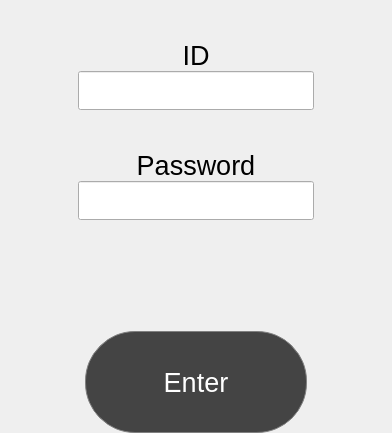
              <widget class="QWidget" name="copyRightPage">
               <layout class="QHBoxLayout" name="horizontalLayout_88" stretch="1,3,1">
                <property name="spacing">
                 <number>0</number>
                </property>
                <property name="leftMargin">
                 <number>0</number>
                </property>
                <property name="topMargin">
                 <number>0</number>
                </property>
                <property name="rightMargin">
                 <number>0</number>
                </property>
                <property name="bottomMargin">
                 <number>0</number>
                </property>
                <item>
                 <spacer name="horizontalSpacer_125">
                  <property name="orientation">
                   <enum>Qt::Horizontal</enum>
                  </property>
                  <property name="sizeHint" stdset="0">
                   <size>
                    <width>40</width>
                    <height>20</height>
                   </size>
                  </property>
                 </spacer>
                </item>
                <item>
                 <layout class="QVBoxLayout" name="verticalLayout_101" stretch="0,1,1,0,1,1,0,1,0,1">
                  <property name="leftMargin">
                   <number>0</number>
                  </property>
                  <item>
                   <spacer name="verticalSpacer_88">
                    <property name="orientation">
                     <enum>Qt::Vertical</enum>
                    </property>
                    <property name="sizeHint" stdset="0">
                     <size>
                      <width>20</width>
                      <height>40</height>
                     </size>
                    </property>
                   </spacer>
                  </item>
                  <item>
                   <widget class="QLabel" name="lblYourId">
                    <property name="font">
                     <font>
                      <family>Arial</family>
                      <pointsize>20</pointsize>
                     </font>
                    </property>
                    <property name="text">
                     <string>ID</string>
                    </property>
                    <property name="alignment">
                     <set>Qt::AlignCenter</set>
                    </property>
                   </widget>
                  </item>
                  <item>
                   <widget class="QLineEdit" name="txtUUID">
                    <property name="enabled">
                     <bool>true</bool>
                    </property>
                    <property name="font">
                     <font>
                      <family>Arial</family>
                      <pointsize>20</pointsize>
                     </font>
                    </property>
                    <property name="styleSheet">
                     <string notr="true"/>
                    </property>
                    <property name="alignment">
                     <set>Qt::AlignCenter</set>
                    </property>
                    <property name="readOnly">
                     <bool>true</bool>
                    </property>
                   </widget>
                  </item>
                  <item>
                   <spacer name="verticalSpacer_89">
                    <property name="orientation">
                     <enum>Qt::Vertical</enum>
                    </property>
                    <property name="sizeHint" stdset="0">
                     <size>
                      <width>20</width>
                      <height>40</height>
                     </size>
                    </property>
                   </spacer>
                  </item>
                  <item>
                   <widget class="QLabel" name="lblcpRightPass">
                    <property name="font">
                     <font>
                      <family>Arial</family>
                      <pointsize>20</pointsize>
                     </font>
                    </property>
                    <property name="text">
                     <string>Password</string>
                    </property>
                    <property name="alignment">
                     <set>Qt::AlignCenter</set>
                    </property>
                   </widget>
                  </item>
                  <item>
                   <widget class="LineEdit" name="txtPassUUID">
                    <property name="font">
                     <font>
                      <family>Arial</family>
                      <pointsize>20</pointsize>
                     </font>
                    </property>
                    <property name="styleSheet">
                     <string notr="true"/>
                    </property>
                    <property name="alignment">
                     <set>Qt::AlignCenter</set>
                    </property>
                   </widget>
                  </item>
                  <item>
                   <spacer name="verticalSpacer_90">
                    <property name="orientation">
                     <enum>Qt::Vertical</enum>
                    </property>
                    <property name="sizeHint" stdset="0">
                     <size>
                      <width>20</width>
                      <height>40</height>
                     </size>
                    </property>
                   </spacer>
                  </item>
                  <item>
                   <widget class="QLabel" name="lblPassUUID">
                    <property name="font">
                     <font>
                      <family>Arial</family>
                      <pointsize>20</pointsize>
                     </font>
                    </property>
                    <property name="text">
                     <string/>
                    </property>
                    <property name="alignment">
                     <set>Qt::AlignCenter</set>
                    </property>
                   </widget>
                  </item>
                  <item>
                   <spacer name="verticalSpacer_91">
                    <property name="orientation">
                     <enum>Qt::Vertical</enum>
                    </property>
                    <property name="sizeHint" stdset="0">
                     <size>
                      <width>20</width>
                      <height>40</height>
                     </size>
                    </property>
                   </spacer>
                  </item>
                  <item>
                   <layout class="QHBoxLayout" name="horizontalLayout_87">
                    <property name="topMargin">
                     <number>0</number>
                    </property>
                    <item>
                     <spacer name="horizontalSpacer_123">
                      <property name="orientation">
                       <enum>Qt::Horizontal</enum>
                      </property>
                      <property name="sizeHint" stdset="0">
                       <size>
                        <width>40</width>
                        <height>20</height>
                       </size>
                      </property>
                     </spacer>
                    </item>
                    <item>
                     <widget class="QPushButton" name="btnUUIDEnter">
                      <property name="font">
                       <font>
                        <family>Arial</family>
                        <pointsize>20</pointsize>
                       </font>
                      </property>
                      <property name="styleSheet">
                       <string notr="true">QPushButton {
background-color: rgb(68, 68, 68);
min-width: 220px;
min-height: 100px;
border-radius: 50px;
border: 1px solid gray;
margin: 0 5px 0 5px;
outline:0;
color:white;
}
QPushButton:hover:!pressed{
background-color:rgb(77, 77, 77);
border: 1px solid white;
}</string>
                      </property>
                      <property name="text">
                       <string>Enter</string>
                      </property>
                     </widget>
                    </item>
                    <item>
                     <spacer name="horizontalSpacer_124">
                      <property name="orientation">
                       <enum>Qt::Horizontal</enum>
                      </property>
                      <property name="sizeHint" stdset="0">
                       <size>
                        <width>40</width>
                        <height>20</height>
                       </size>
                      </property>
                     </spacer>
                    </item>
                   </layout>
                  </item>
                 </layout>
                </item>
                <item>
                 <spacer name="horizontalSpacer_126">
                  <property name="orientation">
                   <enum>Qt::Horizontal</enum>
                  </property>
                  <property name="sizeHint" stdset="0">
                   <size>
                    <width>40</width>
                    <height>20</height>
                   </size>
                  </property>
                 </spacer>
                </item>
               </layout>
              </widget>
